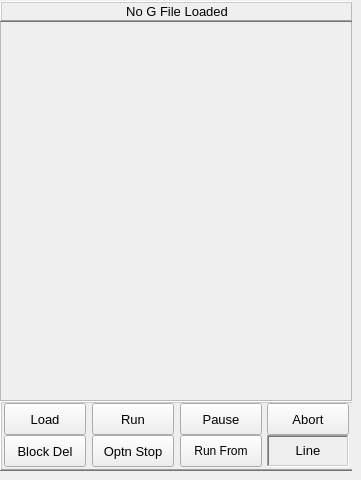
       <widget class="QWidget" name="panel_gcode">
        <widget class="QFrame" name="frame_gcode">
         <property name="geometry">
          <rect>
           <x>0</x>
           <y>1</y>
           <width>352</width>
           <height>470</height>
          </rect>
         </property>
         <property name="frameShape">
          <enum>QFrame::NoFrame</enum>
         </property>
         <property name="frameShadow">
          <enum>QFrame::Plain</enum>
         </property>
         <widget class="QFrame" name="frame_gcode_btns">
          <property name="geometry">
           <rect>
            <x>0</x>
            <y>400</y>
            <width>354</width>
            <height>70</height>
           </rect>
          </property>
          <property name="minimumSize">
           <size>
            <width>354</width>
            <height>70</height>
           </size>
          </property>
          <property name="maximumSize">
           <size>
            <width>354</width>
            <height>70</height>
           </size>
          </property>
          <property name="frameShape">
           <enum>QFrame::WinPanel</enum>
          </property>
          <property name="frameShadow">
           <enum>QFrame::Raised</enum>
          </property>
          <widget class="ActionButton" name="atbn_gcode_file_load">
           <property name="geometry">
            <rect>
             <x>4</x>
             <y>2</y>
             <width>82</width>
             <height>32</height>
            </rect>
           </property>
           <property name="minimumSize">
            <size>
             <width>82</width>
             <height>32</height>
            </size>
           </property>
           <property name="maximumSize">
            <size>
             <width>82</width>
             <height>32</height>
            </size>
           </property>
           <property name="font">
            <font>
             <pointsize>10</pointsize>
            </font>
           </property>
           <property name="text">
            <string>Load</string>
           </property>
           <property name="checkable">
            <bool>false</bool>
           </property>
           <property name="load_dialog_action" stdset="0">
            <bool>true</bool>
           </property>
           <property name="limits_override_action" stdset="0">
            <bool>false</bool>
           </property>
           <property name="block_delete_action" stdset="0">
            <bool>false</bool>
           </property>
          </widget>
          <widget class="ActionButton" name="abtn_gcode_run">
           <property name="geometry">
            <rect>
             <x>92</x>
             <y>2</y>
             <width>82</width>
             <height>32</height>
            </rect>
           </property>
           <property name="minimumSize">
            <size>
             <width>82</width>
             <height>32</height>
            </size>
           </property>
           <property name="maximumSize">
            <size>
             <width>82</width>
             <height>32</height>
            </size>
           </property>
           <property name="font">
            <font>
             <pointsize>10</pointsize>
            </font>
           </property>
           <property name="text">
            <string>Run</string>
           </property>
           <property name="checkable">
            <bool>false</bool>
           </property>
           <property name="run_action" stdset="0">
            <bool>true</bool>
           </property>
           <property name="limits_override_action" stdset="0">
            <bool>false</bool>
           </property>
           <property name="block_delete_action" stdset="0">
            <bool>false</bool>
           </property>
           <property name="optional_stop_action" stdset="0">
            <bool>false</bool>
           </property>
          </widget>
          <widget class="ActionButton" name="abtn_gcode_pause">
           <property name="geometry">
            <rect>
             <x>180</x>
             <y>2</y>
             <width>82</width>
             <height>32</height>
            </rect>
           </property>
           <property name="minimumSize">
            <size>
             <width>82</width>
             <height>32</height>
            </size>
           </property>
           <property name="maximumSize">
            <size>
             <width>82</width>
             <height>32</height>
            </size>
           </property>
           <property name="font">
            <font>
             <pointsize>10</pointsize>
            </font>
           </property>
           <property name="text">
            <string>Pause</string>
           </property>
           <property name="checkable">
            <bool>false</bool>
           </property>
           <property name="pause_action" stdset="0">
            <bool>true</bool>
           </property>
           <property name="limits_override_action" stdset="0">
            <bool>false</bool>
           </property>
           <property name="block_delete_action" stdset="0">
            <bool>false</bool>
           </property>
          </widget>
          <widget class="ActionButton" name="abtn_gcode_block_delete">
           <property name="geometry">
            <rect>
             <x>4</x>
             <y>34</y>
             <width>82</width>
             <height>32</height>
            </rect>
           </property>
           <property name="minimumSize">
            <size>
             <width>82</width>
             <height>32</height>
            </size>
           </property>
           <property name="maximumSize">
            <size>
             <width>82</width>
             <height>32</height>
            </size>
           </property>
           <property name="font">
            <font>
             <pointsize>10</pointsize>
            </font>
           </property>
           <property name="text">
            <string>Block Del</string>
           </property>
           <property name="checkable">
            <bool>false</bool>
           </property>
           <property name="limits_override_action" stdset="0">
            <bool>false</bool>
           </property>
           <property name="block_delete_action" stdset="0">
            <bool>true</bool>
           </property>
          </widget>
          <widget class="ActionButton" name="abtn_gcode_option_stop">
           <property name="geometry">
            <rect>
             <x>92</x>
             <y>34</y>
             <width>82</width>
             <height>32</height>
            </rect>
           </property>
           <property name="minimumSize">
            <size>
             <width>82</width>
             <height>32</height>
            </size>
           </property>
           <property name="maximumSize">
            <size>
             <width>82</width>
             <height>32</height>
            </size>
           </property>
           <property name="font">
            <font>
             <pointsize>10</pointsize>
            </font>
           </property>
           <property name="text">
            <string>Optn Stop</string>
           </property>
           <property name="checkable">
            <bool>false</bool>
           </property>
           <property name="limits_override_action" stdset="0">
            <bool>false</bool>
           </property>
           <property name="block_delete_action" stdset="0">
            <bool>false</bool>
           </property>
           <property name="optional_stop_action" stdset="0">
            <bool>true</bool>
           </property>
          </widget>
          <widget class="ActionButton" name="abtn_gcode_abort">
           <property name="geometry">
            <rect>
             <x>267</x>
             <y>2</y>
             <width>82</width>
             <height>32</height>
            </rect>
           </property>
           <property name="minimumSize">
            <size>
             <width>82</width>
             <height>32</height>
            </size>
           </property>
           <property name="maximumSize">
            <size>
             <width>82</width>
             <height>32</height>
            </size>
           </property>
           <property name="font">
            <font>
             <pointsize>10</pointsize>
            </font>
           </property>
           <property name="text">
            <string>Abort</string>
           </property>
           <property name="checkable">
            <bool>false</bool>
           </property>
           <property name="abort_action" stdset="0">
            <bool>true</bool>
           </property>
           <property name="limits_override_action" stdset="0">
            <bool>false</bool>
           </property>
           <property name="block_delete_action" stdset="0">
            <bool>false</bool>
           </property>
          </widget>
          <widget class="StatusLabel" name="lab_active_gcode_line">
           <property name="geometry">
            <rect>
             <x>267</x>
             <y>34</y>
             <width>82</width>
             <height>32</height>
            </rect>
           </property>
           <property name="minimumSize">
            <size>
             <width>82</width>
             <height>32</height>
            </size>
           </property>
           <property name="maximumSize">
            <size>
             <width>82</width>
             <height>32</height>
            </size>
           </property>
           <property name="font">
            <font>
             <pointsize>10</pointsize>
            </font>
           </property>
           <property name="frameShape">
            <enum>QFrame::WinPanel</enum>
           </property>
           <property name="frameShadow">
            <enum>QFrame::Sunken</enum>
           </property>
           <property name="text">
            <string>Line</string>
           </property>
           <property name="textFormat">
            <enum>Qt::RichText</enum>
           </property>
           <property name="alignment">
            <set>Qt::AlignCenter</set>
           </property>
           <property name="feed_override_status" stdset="0">
            <bool>false</bool>
           </property>
           <property name="spindle_override_status" stdset="0">
            <bool>false</bool>
           </property>
           <property name="current_feedrate_status" stdset="0">
            <bool>false</bool>
           </property>
           <property name="current_FPU_status" stdset="0">
            <bool>false</bool>
           </property>
           <property name="actual_spindle_speed_status" stdset="0">
            <bool>true</bool>
           </property>
          </widget>
          <widget class="PushButton" name="pbtn_gcode_run_from_line">
           <property name="geometry">
            <rect>
             <x>180</x>
             <y>34</y>
             <width>82</width>
             <height>32</height>
            </rect>
           </property>
           <property name="text">
            <string>Run From</string>
           </property>
          </widget>
         </widget>
         <widget class="QFrame" name="frame_gcode_editor">
          <property name="geometry">
           <rect>
            <x>0</x>
            <y>0</y>
            <width>352</width>
            <height>400</height>
           </rect>
          </property>
          <property name="frameShape">
           <enum>QFrame::StyledPanel</enum>
          </property>
          <property name="frameShadow">
           <enum>QFrame::Raised</enum>
          </property>
          <widget class="StatusLabel" name="lab_gcode_file_name">
           <property name="geometry">
            <rect>
             <x>0</x>
             <y>0</y>
             <width>354</width>
             <height>21</height>
            </rect>
           </property>
           <property name="minimumSize">
            <size>
             <width>354</width>
             <height>21</height>
            </size>
           </property>
           <property name="maximumSize">
            <size>
             <width>272</width>
             <height>20</height>
            </size>
           </property>
           <property name="font">
            <font>
             <pointsize>10</pointsize>
            </font>
           </property>
           <property name="frameShape">
            <enum>QFrame::WinPanel</enum>
           </property>
           <property name="frameShadow">
            <enum>QFrame::Raised</enum>
           </property>
           <property name="text">
            <string>No G File Loaded</string>
           </property>
           <property name="alignment">
            <set>Qt::AlignCenter</set>
           </property>
           <property name="gcodes_status" stdset="0">
            <bool>false</bool>
           </property>
           <property name="mcodes_status" stdset="0">
            <bool>false</bool>
           </property>
           <property name="tool_comment_status" stdset="0">
            <bool>false</bool>
           </property>
           <property name="filename_status" stdset="0">
            <bool>true</bool>
           </property>
          </widget>
          <widget class="GcodeEditor" name="gcode_editor">
           <property name="geometry">
            <rect>
             <x>0</x>
             <y>21</y>
             <width>352</width>
             <height>379</height>
            </rect>
           </property>
           <property name="minimumSize">
            <size>
             <width>352</width>
             <height>379</height>
            </size>
           </property>
           <property name="maximumSize">
            <size>
             <width>352</width>
             <height>379</height>
            </size>
           </property>
          </widget>
         </widget>
        </widget>
       </widget>
